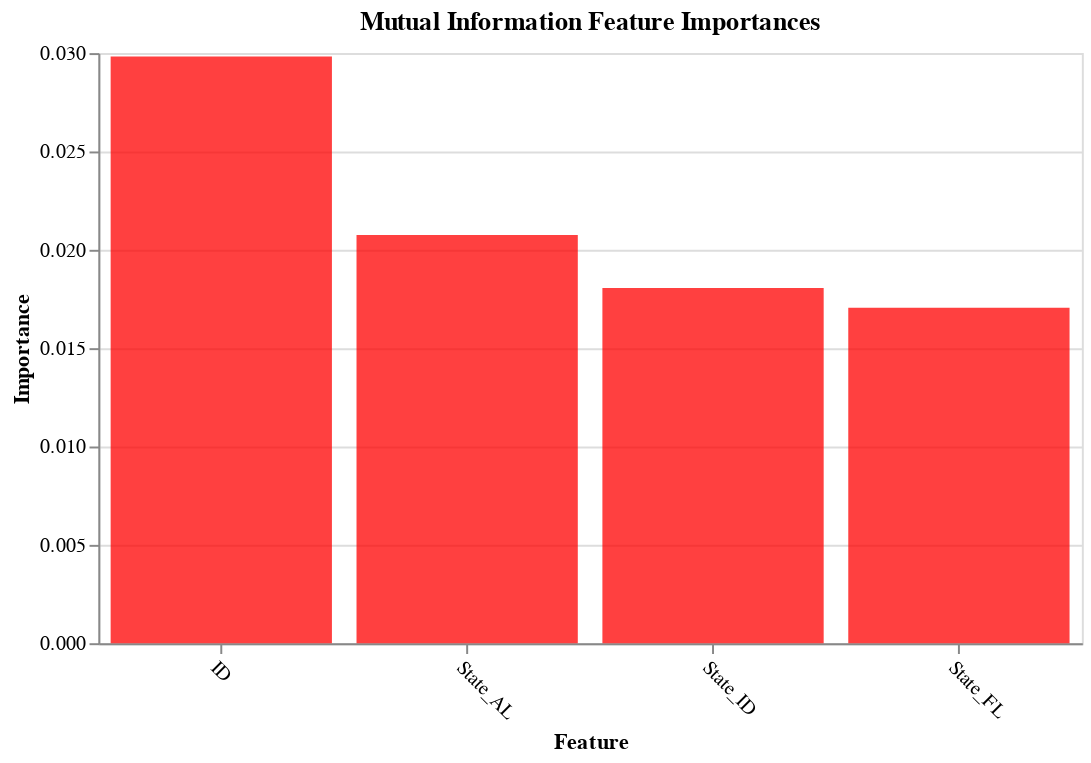

The cell this chart's notebook holds for it:
### Code cell
plot_imp(best_features_mutual_info, feature_importances_mutual_info, 'Mutual Information', 'red')

### Figure 1 — Vega-Lite specification as saved in the notebook (floating-point values rounded to 4 significant figures)
{"config": {"view": {"continuousWidth": 400, "continuousHeight": 300}}, "data": {"name": "data-03e16216c90ca780fbc951751885b288"}, "mark": {"type": "bar", "color": "red", "opacity": 0.75}, "encoding": {"x": {"axis": {"labelAngle": 45}, "field": "features", "sort": null, "title": "Feature", "type": "nominal"}, "y": {"field": "importances", "title": "Importance", "type": "quantitative"}}, "title": "Mutual Information Feature Importances", "width": 500, "$schema": "https://vega.github.io/schema/vega-lite/v4.17.0.json", "datasets": {"data-03e16216c90ca780fbc951751885b288": [{"features": "ID", "importances": 0.02983}, {"features": "State_AL", "importances": 0.02076}, {"features": "State_ID", "importances": 0.01806}, {"features": "State_FL", "importances": 0.01705}]}}
